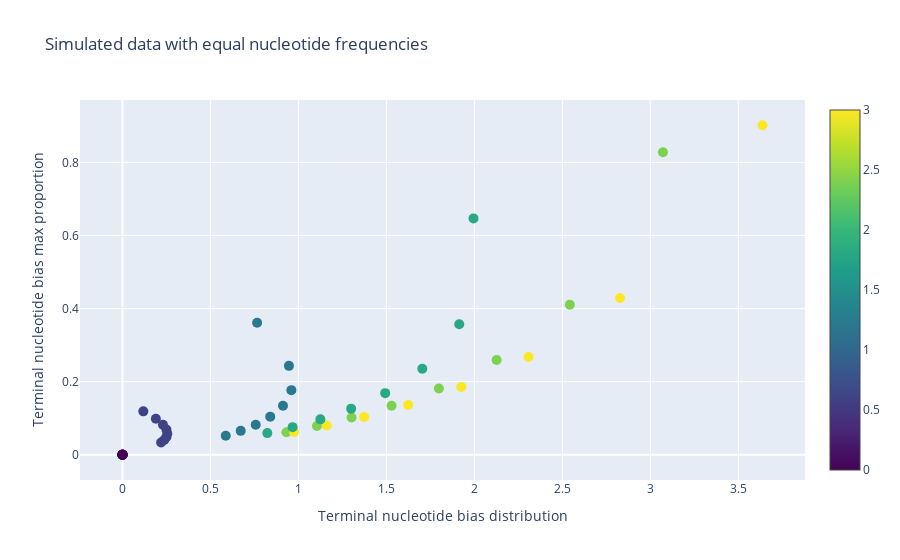

The code cell stored with this chart in its notebook:
### Code cell
# plot scatter of the two metrics
fig = go.Figure()

fig.add_trace(go.Scatter(
    x=metrics['terminal_nucleotide_bias_KL_metric_5_prime'],
    y=metrics['terminal_nucleotide_bias_max_absolute_metric_5_prime'],
    mode='markers',
    name='Metrics',
    marker=dict(
        size=10,
        color=metrics['bias_degree'],
        colorscale='Viridis',
        showscale=True
    ),
    text=[f"{bias_degree}_{num_favored}" for bias_degree, num_favored in zip(metrics['bias_degree'], metrics['num_favored'])]
))

fig.update_layout(
    title='Simulated data with equal nucleotide frequencies',
    xaxis_title='Terminal nucleotide bias distribution',
    yaxis_title='Terminal nucleotide bias max proportion',
)

fig.show()

### Figure 1 — Plotly figure (JSON) as saved in the notebook; plotly's stock layout.template omitted (floating-point values rounded to 4 significant figures)
{"data": [{"marker": {"color": [0, 0.6, 1.2, 1.8, 2.4, 3, 0, 0.6, 1.2, 1.8, 2.4, 3, 0, 0.6, 1.2, 1.8, 2.4, 3, 0, 0.6, 1.2, 1.8, 2.4, 3, 0, 0.6, 1.2, 1.8, 2.4, 3, 0, 0.6, 1.2, 1.8, 2.4, 3, 0, 0.6, 1.2, 1.8, 2.4, 3, 0, 0.6, 1.2, 1.8, 2.4, 3], "colorscale": [[0, "#440154"], [0.1111, "#482878"], [0.2222, "#3e4989"], [0.3333, "#31688e"], [0.4444, "#26828e"], [0.5556, "#1f9e89"], [0.6667, "#35b779"], [0.7778, "#6ece58"], [0.8889, "#b5de2b"], [1, "#fde725"]], "showscale": true, "size": 10}, "mode": "markers", "name": "Metrics", "text": ["0.0_8", "0.6_8", "1.2_8", "1.7999999999999998_8", "2.4_8", "3.0_8", "0.0_7", "0.6_7", "1.2_7", "1.7999999999999998_7", "2.4_7", "3.0_7", "0.0_6", "0.6_6", "1.2_6", "1.7999999999999998_6", "2.4_6", "3.0_6", "0.0_5", "0.6_5", "1.2_5", "1.7999999999999998_5", "2.4_5", "3.0_5", "0.0_4", "0.6_4", "1.2_4", "1.7999999999999998_4", "2.4_4", "3.0_4", "0.0_3", "0.6_3", "1.2_3", "1.7999999999999998_3", "2.4_3", "3.0_3", "0.0_2", "0.6_2", "1.2_2", "1.7999999999999998_2", "2.4_2", "3.0_2", "0.0_1", "0.6_1", "1.2_1", "1.7999999999999998_1", "2.4_1", "3.0_1"], "type": "scatter", "x": [0, 0.2194, 0.5867, 0.823, 0.9317, 0.975, 0, 0.2371, 0.6718, 0.9666, 1.105, 1.161, 0, 0.2496, 0.7571, 1.125, 1.302, 1.373, 0, 0.2546, 0.8395, 1.299, 1.529, 1.623, 0, 0.2495, 0.912, 1.493, 1.798, 1.925, 0, 0.2299, 0.9597, 1.704, 2.126, 2.308, 0, 0.1896, 0.9459, 1.914, 2.542, 2.828, 0, 0.1184, 0.7649, 1.995, 3.071, 3.637], "y": [0, 0.03357, 0.0521, 0.05918, 0.06148, 0.06219, 0, 0.04048, 0.06544, 0.07551, 0.07886, 0.0799, 0, 0.04846, 0.08228, 0.09691, 0.1019, 0.1035, 0, 0.05779, 0.1042, 0.1262, 0.1339, 0.1364, 0, 0.06883, 0.134, 0.1686, 0.1815, 0.1857, 0, 0.0821, 0.1768, 0.2355, 0.2594, 0.2673, 0, 0.09836, 0.2433, 0.3572, 0.4103, 0.429, 0, 0.1187, 0.3611, 0.6468, 0.8276, 0.9017]}], "layout": {"title": {"text": "Simulated data with equal nucleotide frequencies"}, "xaxis": {"title": {"text": "Terminal nucleotide bias distribution"}}, "yaxis": {"title": {"text": "Terminal nucleotide bias max proportion"}}}}
